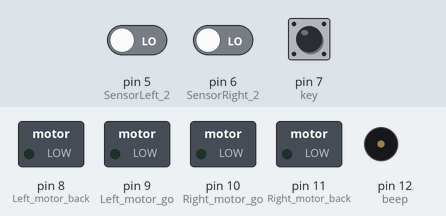
Recording of a sketch running on a simulated Arduino Uno, built with avr-gcc and run on an emulated ATmega328P. On the bench: switched loads named in the sketch (green lamp = pin HIGH), buzzer (waves = sounding, pin HIGH). The test bench sets the inputs (shaded band); at power-on: pin 7 (key) LOW, pin 5 (SensorLeft_2) LOW, pin 6 (SensorRight_2) LOW.

Above: at 1.2 s.
1.3 s: pin 7 (key) pulled HIGH for 0.15 s
At 2.4 s:
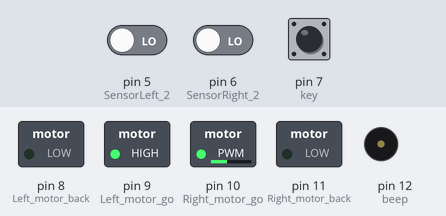
Timing chart, 0 to 1.5 s (numbered marks = the images above; inputs shaded):
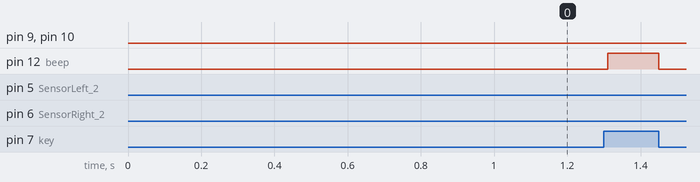

The sketch:

avoid2.ino
```cpp
//============================亚博科技===========================
//  智能小车红外避障实验2（跟障碍物走）
//===============================================================
//#include <Servo.h>
int Left_motor_back=8;     //左电机后退(IN1)
int Left_motor_go=9;     //左电机前进(IN2)

int Right_motor_go=10;    // 右电机前进(IN3)
int Right_motor_back=11;    // 右电机后退(IN4)

int key=7;//定义按键 数字7 接口
int beep=12;//定义蜂鸣器 数字12 接口

const int SensorRight = 3;   	//右循迹红外传感器(P3.2 OUT1)
const int SensorLeft = 4;     	//左循迹红外传感器(P3.3 OUT2)

const int SensorRight_2 = 6;   	//右红外传感器(P3.5 OUT4)
const int SensorLeft_2 = 5;     //左红外传感器(P3.4 OUT3)

int SL;    //左循迹红外传感器状态
int SR;    //右循迹红外传感器状态
int SL_2;    //左红外传感器状态
int SR_2;    //右红外传感器状态

void setup()
{
  //初始化电机驱动IO为输出方式
  pinMode(Left_motor_go,OUTPUT); // PIN 8 (PWM)
  pinMode(Left_motor_back,OUTPUT); // PIN 9 (PWM)
  pinMode(Right_motor_go,OUTPUT);// PIN 10 (PWM)
  pinMode(Right_motor_back,OUTPUT);// PIN 11 (PWM)
  pinMode(key,INPUT);//定义按键接口为输入接口
  pinMode(beep,OUTPUT);
  pinMode(SensorRight, INPUT); //定义右循迹红外传感器为输入
  pinMode(SensorLeft, INPUT); //定义左循迹红外传感器为输入
  pinMode(SensorRight_2, INPUT); //定义右红外传感器为输入
  pinMode(SensorLeft_2, INPUT); //定义左红外传感器为输入
}
//=======================智能小车的基本动作=========================
//void run(int time)     // 前进
void run()     // 前进
{
  digitalWrite(Right_motor_go,HIGH);  // 右电机前进
  digitalWrite(Right_motor_back,LOW);
  analogWrite(Right_motor_go,100);//PWM比例0~255调速，左右轮差异略增减
  analogWrite(Right_motor_back,0);
  digitalWrite(Left_motor_go,HIGH);  // 左电机前进
  digitalWrite(Left_motor_back,LOW);
  analogWrite(Left_motor_go,100);//PWM比例0~255调速，左右轮差异略增减
  analogWrite(Left_motor_back,0);
  //delay(time * 100);   //执行时间，可以调整
}

//void brake(int time)  //刹车，停车
void brake()  //刹车，停车
{
  digitalWrite(Right_motor_go,LOW);
  digitalWrite(Right_motor_back,LOW);
  digitalWrite(Left_motor_go,LOW);
  digitalWrite(Left_motor_back,LOW);
  //delay(time * 100);//执行时间，可以调整
}

//void left(int time)         //左转(左轮不动，右轮前进)
void left()         //左转(左轮不动，右轮前进)
{
  digitalWrite(Right_motor_go,HIGH);	// 右电机前进
  digitalWrite(Right_motor_back,LOW);
  analogWrite(Right_motor_go,100);
  analogWrite(Right_motor_back,0);//PWM比例0~255调速
  digitalWrite(Left_motor_go,LOW);   //左轮后退
  digitalWrite(Left_motor_back,LOW);
  analogWrite(Left_motor_go,0);
  analogWrite(Left_motor_back,0);//PWM比例0~255调速
  //delay(time * 100);	//执行时间，可以调整
}

void spin_left(int time)         //左转(左轮后退，右轮前进)
{
  digitalWrite(Right_motor_go,HIGH);	// 右电机前进
  digitalWrite(Right_motor_back,LOW);
  analogWrite(Right_motor_go,100);
  analogWrite(Right_motor_back,0);//PWM比例0~255调速
  digitalWrite(Left_motor_go,LOW);   //左轮后退
  digitalWrite(Left_motor_back,HIGH);
  analogWrite(Left_motor_go,0);
  analogWrite(Left_motor_back,100);//PWM比例0~255调速
  delay(time * 100);	//执行时间，可以调整
}

//void right(int time)
void right()        //右转(右轮不动，左轮前进)
{
  digitalWrite(Right_motor_go,LOW);   //右电机后退
  digitalWrite(Right_motor_back,LOW);
  analogWrite(Right_motor_go,0);
  analogWrite(Right_motor_back,0);//PWM比例0~255调速
  digitalWrite(Left_motor_go,HIGH);//左电机前进
  digitalWrite(Left_motor_back,LOW);
  analogWrite(Left_motor_go,100);
  analogWrite(Left_motor_back,0);//PWM比例0~255调速
  //delay(time * 100);	//执行时间，可以调整
}

void spin_right(int time)        //右转(右轮后退，左轮前进)
{
  digitalWrite(Right_motor_go,LOW);   //右电机后退
  digitalWrite(Right_motor_back,HIGH);
  analogWrite(Right_motor_go,0);
  analogWrite(Right_motor_back,100);//PWM比例0~255调速
  digitalWrite(Left_motor_go,HIGH);//左电机前进
  digitalWrite(Left_motor_back,LOW);
  analogWrite(Left_motor_go,100);
  analogWrite(Left_motor_back,0);//PWM比例0~255调速
  delay(time * 100);	//执行时间，可以调整
}

void back(int time)          //后退
{
  digitalWrite(Right_motor_go,LOW);  //右轮后退
  digitalWrite(Right_motor_back,HIGH);
  analogWrite(Right_motor_go,0);
  analogWrite(Right_motor_back,100);//PWM比例0~255调速
  digitalWrite(Left_motor_go,LOW);  //左轮后退
  digitalWrite(Left_motor_back,HIGH);
  analogWrite(Left_motor_go,0);
  analogWrite(Left_motor_back,150);//PWM比例0~255调速
  delay(time * 100);     //执行时间，可以调整
}
//==========================================================

void keysacn()//按键扫描
{
  int val;
  val=digitalRead(key);//读取数字7 口电平值赋给val
  while(!digitalRead(key))//当按键没被按下时，一直循环
  {
    val=digitalRead(key);//此句可省略，可让循环跑空
  }
  while(digitalRead(key))//当按键被按下时
  {
    delay(10);	//延时10ms
    val=digitalRead(key);//读取数字7 口电平值赋给val
    if(val==HIGH)  //第二次判断按键是否被按下
    {
      digitalWrite(beep,HIGH);		//蜂鸣器响
      while(!digitalRead(key))	//判断按键是否被松开
        digitalWrite(beep,LOW);		//蜂鸣器停止
    }
    else
      digitalWrite(beep,LOW);//蜂鸣器停止
  }
}

void loop()
{
  keysacn();	   //调用按键扫描函数
  while(1)
  {
    //有信号为LOW  没有信号为HIGH
    SR_2 = digitalRead(SensorRight_2);
    SL_2 = digitalRead(SensorLeft_2);
    if (SL_2 == LOW&&SR_2==LOW)
      run();   //调用前进函数
    else if (SL_2 == HIGH & SR_2 == LOW)// 右边探测到有障碍物，有信号返回，向右转
      right();
    else if (SR_2 == HIGH & SL_2 == LOW) //左边探测到有障碍物，有信号返回，向左转
      left();
    else // 没有障碍物，停
    brake();
  }
}
```
